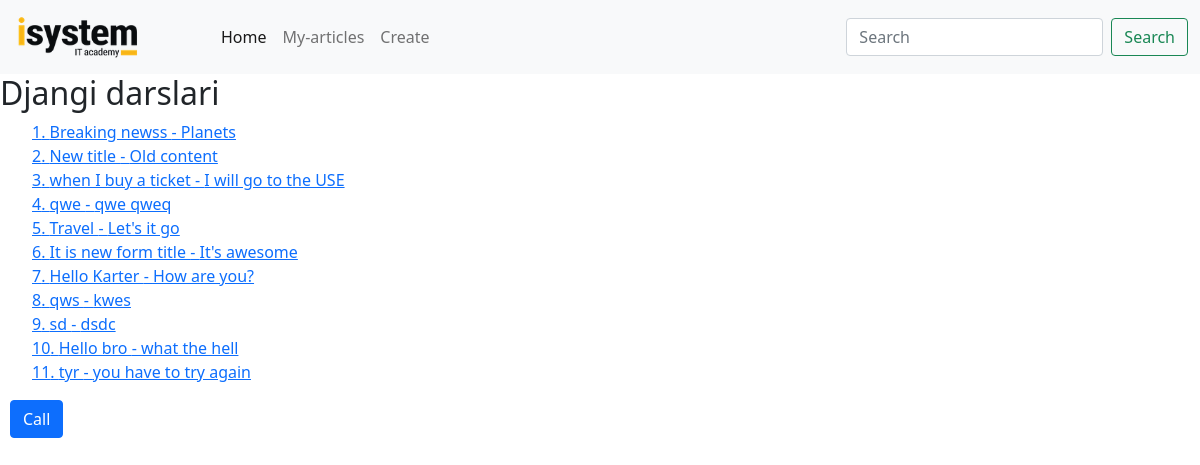
/articles/my-articles/ (signed in), run on the app's committed database.
### articles/models.py (models this page shows, shortened)
class Article(models.Model):
    author = models.ForeignKey(User, on_delete=models.SET_NULL, null=True, blank=True)
    title = models.CharField(max_length=255)
    image = models.ImageField(upload_to='articles', null=True)
    slug = models.SlugField(unique=True, null=True)
    content = models.TextField()
    tags = models.ManyToManyField(Tag, null=True, blank=True)
    time = models.DateTimeField(null=True)
    last_update = models.DateTimeField(auto_now=True)
    created_at = models.DateTimeField(auto_now_add=True)
    objects = ArticleManager()

### articles/views.py (the view)
# urls.py: path('my-articles/', my_articles_view),
@login_required
def my_articles_view(request):
    object_list = Article.objects.filter(author=request.user)
    context = {
        'object_list': object_list
    }
    return render(request, 'articles/index.html', context)

### templates/articles/index.html (shortened to what this page needs)
{% extends 'base.html' %}
{% block content %}
<ul>
    {% for object in object_list %}
    <li style="list-style: none;">
        <a href="{% url 'article_detail_view' object.slug %}">{{ forloop.counter }}. {{object.title}} -
            {{object.content}}</a>
    </li>
    {% endfor %}
</ul>
<div style="margin: 10px;">
    <button type="submit" id="hello-btn" class="btn btn-primary">Call</button>
</div>
{% endblock %}

### static/css/index.css (style rules this page uses)
body { background-color: #fffccf; }

### data on the page
Article: title "Breaking newss", content "Planets"
Article: title "New title", content "Old content"
Article: title "when I buy a ticket", content "I will go to the USE"
Article: title "qwe", content "qwe qweq"
Article: title "Travel", content "Let's it go"
Article: title "It is new form title", content "It's awesome"
Article: title "Hello Karter", content "How are you?"
Article: title "qws", content "kwes"
Article: title "sd", content "dsdc"
Article: title "Hello bro", content "what the hell"
Article: title "tyr", content "you have to try again"
